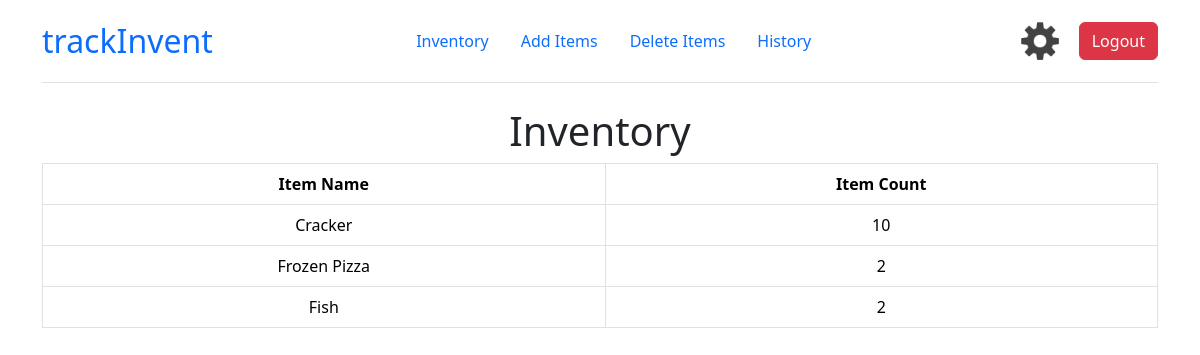
Page / (signed in) on the committed database.
### tables this page shows
CREATE TABLE inventory(userid TEXT, item TEXT NOT NULL, count INTEGER NOT NULL, FOREIGN KEY (userid) REFERENCES userinformation(userid));

### app.py (the view)
@app.route("/")
@login_required
def inventory():
    userinventory = sort_tuple(loadInventory(session["id"]), 2)
    return render_template("inventory.html", items=userinventory, itemsTableVisible = True)

### app.py (called while the page is built)
def loadInventory(id):
    try:
        with sqlite3.connect(db_path) as db:
            cursor = db.cursor()
    except sqlite3.Error as currentError:
        flash(f"Error while retrieving user inventory from database { currentError } ", "danger")
    userinventory = cursor.execute("SELECT * FROM inventory WHERE userid = ?", [id])
    userinventory = userinventory.fetchall()
    if len(userinventory) == 0:
        return None
    return userinventory

def sort_tuple(tup, keyIndex):
    if (tup != None):
        tup.sort(reverse = True, key = lambda x: x[keyIndex])
        return tup
    return None

### helpers.py (called while the page is built)
def login_required(f):
    @wraps(f)
    def decorated_function(*args, **kwargs):
        if session.get("id") is None:
            return redirect(url_for('login', next=request.url))
        return f(*args, **kwargs)
    return decorated_function

### templates/inventory.html (shortened to what this page needs)
{% extends "layout.html" %}
{% block header %}
    <form action="/">
            <div id="container">
                <h1 style="text-align: center">Inventory</h1>
            </div>
    </form>
{% endblock %}

### templates/layout.html (shortened to what this page needs)
<!DOCTYPE html>
<html lang="en">
<body style="background-color: #FFFFFF;">
    <link href="https://cdn.jsdelivr.net/npm/bootstrap@5.3.3/dist/css/bootstrap.min.css" rel="stylesheet">
    <div class="container">
        <header class="d-flex flex-wrap justify-content-center align-items-center justify-content-md-between py-3 mb-4 border-bottom">
            <a class="d-flex align-items-center mb-3 mb-md-0 link-body-emphasis text-decoration-none">
                <span class="fs-2" style="color: #0c6cfc;">trackInvent</span>
            </a>
            <ul class="nav col-12 col-md-auto mb-2 justify-content-center mb-md-0">
                <li class="nav-item">
                    <a class="nav-link" href="/">Inventory</a>
                </li>
                <li class="nav-item">
                    <a class="nav-link" href="/additem">Add Items</a>
                </li>
                <li class="nav-item">
                    <a class="nav-link" href="/deleteitem">Delete Items</a>
                </li>
                <li class="nav-item">
                    <a class="nav-link" href="/history">History</a>
                </li>
            </ul>
            <div class="text-end">
                <a class="nav-lnk" href="/settings"><img src="../static/pics/setting.png" alt="settings" width="50" height="50" style="margin-right: 10px;"></a>
                <button type="submit" class="btn btn-danger"><a class="nav-link" href="/logout">Logout</a></button>
            </div>
        </header>
        {% block header %}
        {% endblock %}
        {% if items != None and itemsTableVisible == true %}
        <table class="table table-bordered text-center flex-column justify-content-center">
            <tbody>
                    <tr class="table-default">
                        <th><b>Item Name</b></th>
                        <th><b>Item Count</b></th>
                    </tr>
                    {% for item in items %}
                        <tr class="table-default">
                            <td>
                                {{ item[1] }}
                            </td>
                            <td>
                                {{ item[2] }}
                            </td>
                        </tr>
                    {% endfor %}
            </tbody>
        </table>
        {% elif items == None or logs == None %}
            <h3 style="text-align: center">Nothing to show here!</h3>
        {% endif %}
    </div>
</body>

### rows in the picture
inventory: item "Cracker", count "10"
inventory: item "Frozen Pizza", count "2"
inventory: item "Fish", count "2"
